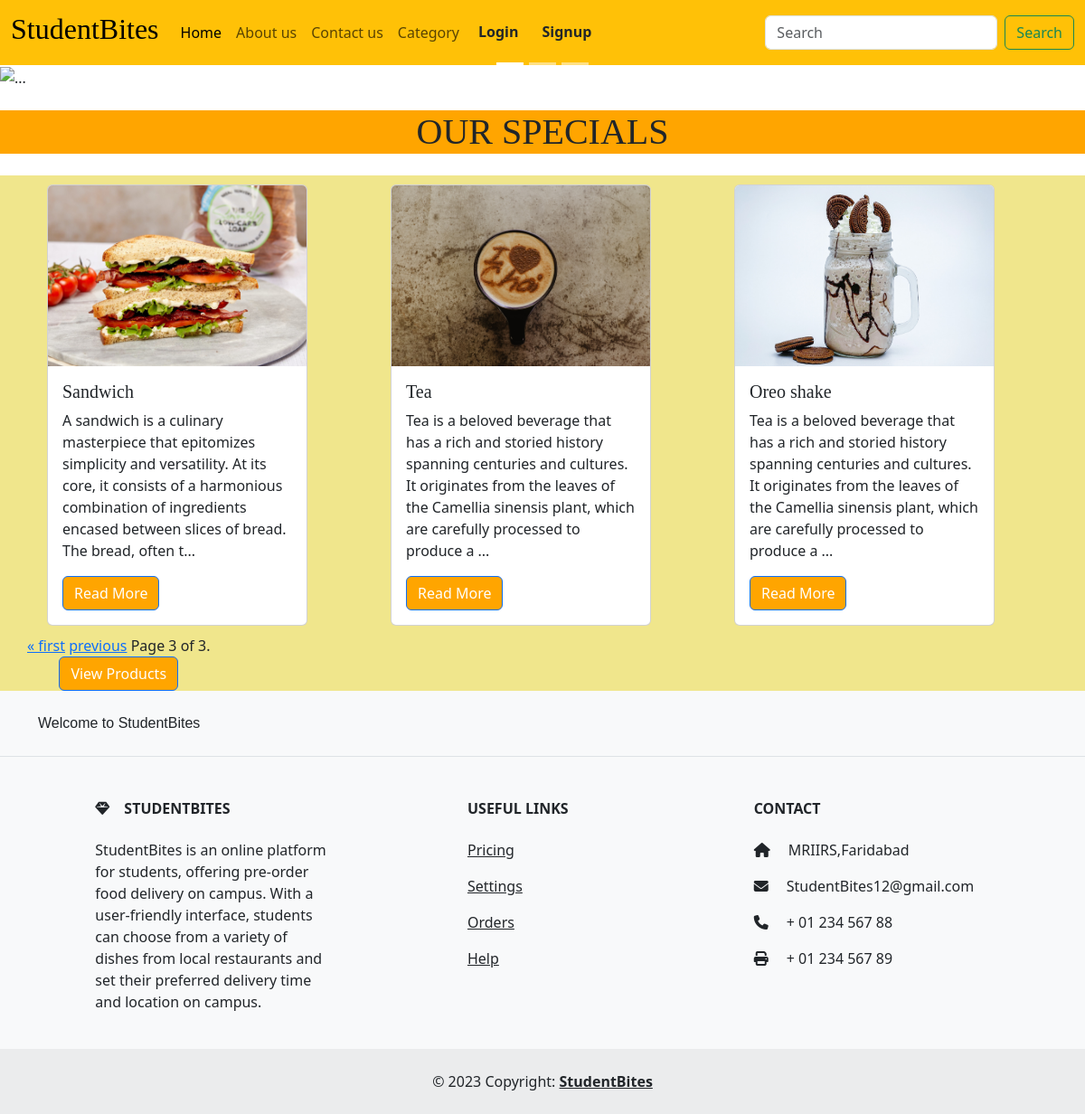
/?page=3, run on the app's committed database.
### test1/models.py (models this page shows, shortened)
class Product(models.Model):
    title = models.CharField(max_length=30)
    description = models.CharField(max_length=10000)
    price = models.FloatField(max_length=20)
    product_id = models.CharField(max_length=30,unique=True)
    img = models.ImageField(upload_to='images/')
    category = models.CharField(max_length=30)

### test1/views.py (the view)
# urls.py: 2. Add a URL to urlpatterns:  path('', views.home, name='home')
def home(request):
    myproduct = Product.objects.all()
    paginator = Paginator(myproduct,3)  # Show 3contacts per page.
    page_number = request.GET.get("page")
    page_obj = paginator.get_page(page_number)
    return render(request, "test1/home.html", {"page_obj": page_obj})

### test1/templates/test1/home.html (shortened to what this page needs)
<!DOCTYPE html>
<html lang="en">
<head>
  <link href="https://cdn.jsdelivr.net/npm/bootstrap@5.3.1/dist/css/bootstrap.min.css" rel="stylesheet"
>
  <link rel="stylesheet" href="https://cdnjs.cloudflare.com/ajax/libs/font-awesome/6.4.2/css/all.min.css" />
</head>
<body style="background-color: white;">
  {% include 'test1/navbar.html' %}
  <div id="carouselExampleIndicators" class="carousel slide">
    <div class="carousel-indicators">
      <button type="button" data-bs-target="#carouselExampleIndicators" data-bs-slide-to="0" class="active"
        aria-current="true" aria-label="Slide 1"></button>
      <button type="button" data-bs-target="#carouselExampleIndicators" data-bs-slide-to="1"
        aria-label="Slide 2"></button>
      <button type="button" data-bs-target="#carouselExampleIndicators" data-bs-slide-to="2"
        aria-label="Slide 3"></button>
    </div>
    <div class="carousel-inner">
      <div class="carousel-item active">
        <img src="https://b.zmtcdn.com/data/dish_photos/6e6/82dfa1265273ffe974b1e1ecbaabe6e6.jpg"
          alt="..." style="height:500px;width: 100%; object-fit: cover;object-position: 65% 80%;">
      </div>
    </div>
    <button class="carousel-control-prev" type="button" data-bs-target="#carouselExampleIndicators"
      data-bs-slide="prev">
      <span class="carousel-control-prev-icon" aria-hidden="true"></span>
    </button>
    <button class="carousel-control-next" type="button" data-bs-target="#carouselExampleIndicators"
      data-bs-slide="next">
      <span class="carousel-control-next-icon" aria-hidden="true"></span>
    </button>
  </div>
  <div style="background-color:orange;">
  <div class="container text-center my-4">
    <h1 style="font-family: Georgia, 'Times New Roman', Times, serif;">OUR SPECIALS</h1>
  </div>
  </div>
<div style="background-color:khaki;";>
  <div  class="container text-center" >
<div class="row" style="text-align: left;">
{% for y in page_obj%}
  <div class="col">
    <div class="card" style="width: 18rem; margin: 10px;">
      <img src="{{y.img.url}}" class="card-img-top" alt="image" style="width: 100%;height: 200px; object-fit: cover;">
      <div class="card-body">
        <h5 class="card-title" style="font-family: fantasy;">{{y.title}}</h5>
        <p class="card-text">{{ y.description|slice:":200" }}...</p>
          <a class="btn btn-primary" href="{{ y.id }}" style="background-color:orange">Read More</a>
      </div>
    </div>
  </div>
{% endfor %}
<div class="pagination">
  <span class="step-links">
      {% if page_obj.has_previous %}
          <a href="?page=1">&laquo; first</a>
          <a href="?page={{ page_obj.previous_page_number }}">previous</a>
      {% endif %}
      <span class="current">
          Page {{ page_obj.number }} of {{ page_obj.paginator.num_pages }}.
      </span>
      <div class="container text-center">
        <a class="btn btn-primary" href="{% url 'allproducts' %}" style="background-color:orange">View Products</a>
      </div>
  </span>
</div>
</div>
</div>
</div>
  {% include 'test1/footer.html' %}
</body>
</html>

### data on the page
Product: img (picture), title "Sandwich", description "A sandwich is a culinary masterpiece that epitomizes simplicity and versatility. At its core, it consists of a harmonious combination of ingredients encased between slices of bread. The bread, often t"
Product: img (picture), title "Tea", description "Tea is a beloved beverage that has a rich and storied history spanning centuries and cultures. It originates from the leaves of the Camellia sinensis plant, which are carefully processed to produce a"
Product: img (picture), title "Oreo shake", description "Tea is a beloved beverage that has a rich and storied history spanning centuries and cultures. It originates from the leaves of the Camellia sinensis plant, which are carefully processed to produce a"

### other printed values
{{ page_obj.number }} "3"
{{ page_obj.paginator.num_pages }} "3"
